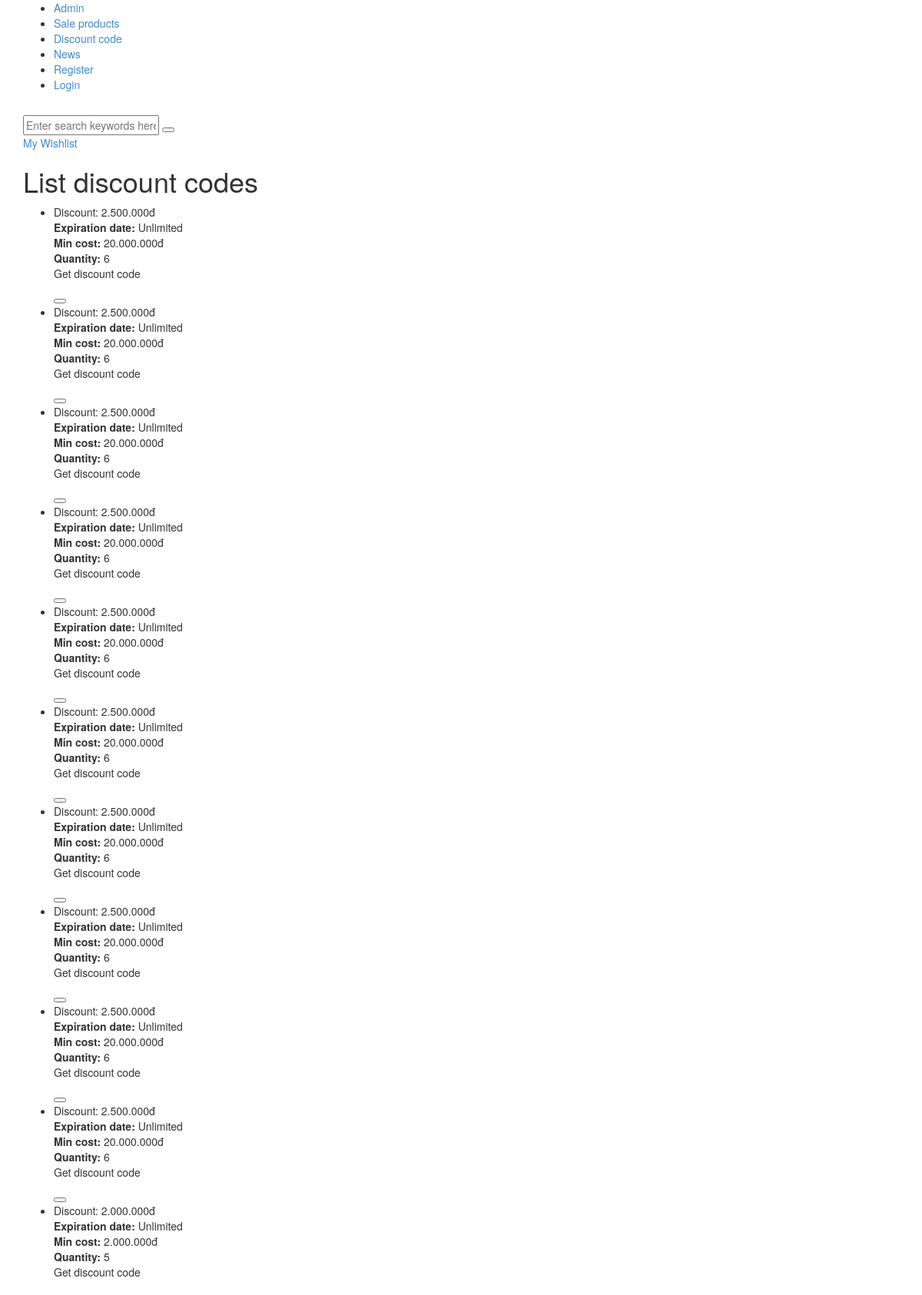
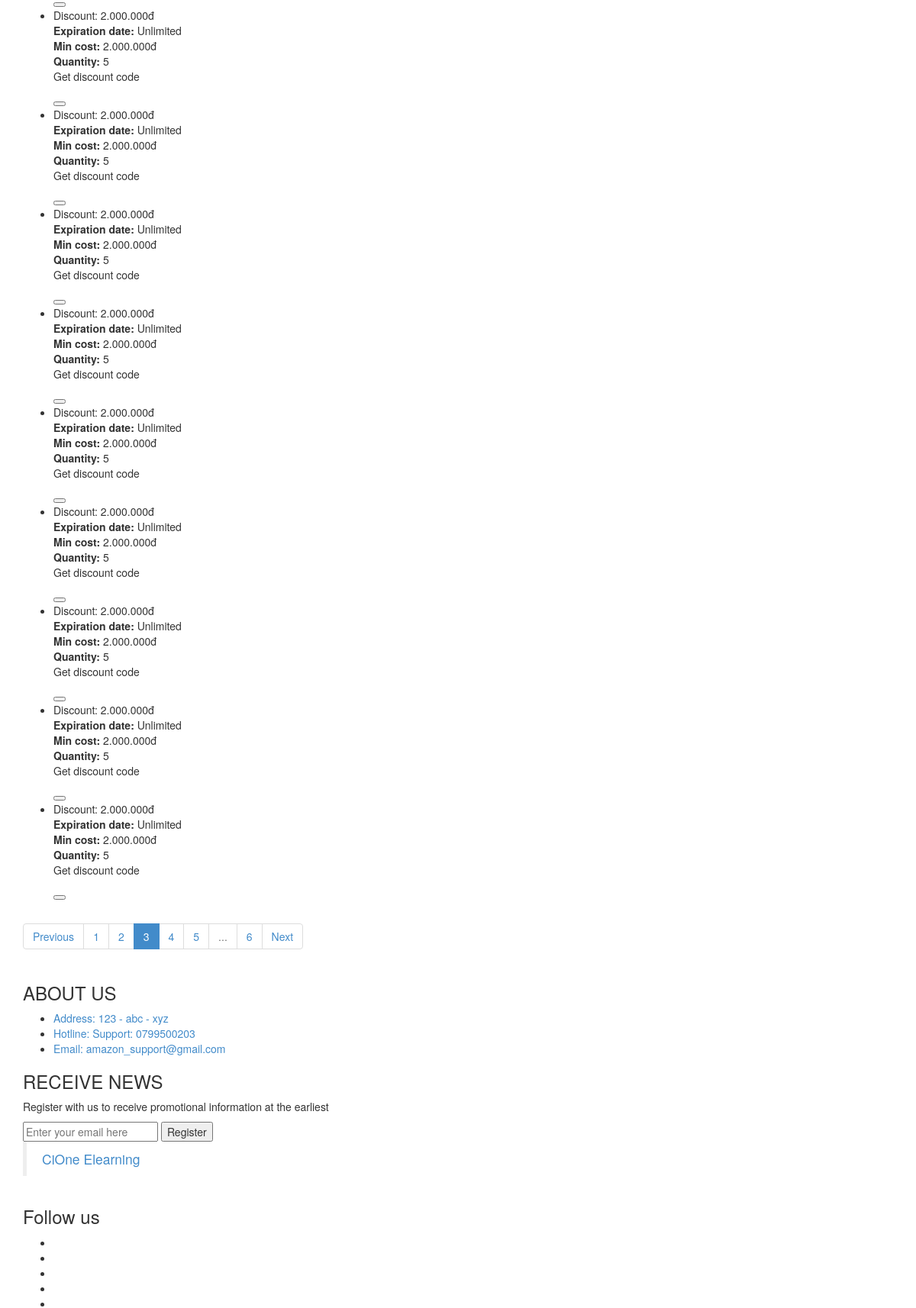
/voucher/3 (upper part), run on the app's committed database (2 pictures, top to bottom).
### tables this page shows
CREATE TABLE `discount_codes` (
  `voucher_code` varchar(25) NOT NULL,
  `active` tinyint(1) NOT NULL,
  `min_basket_cost` int(11) NOT NULL,
  `discount_operation` enum('-','%','s') NOT NULL,
  `discount_amount` int(11) NOT NULL,
  `num_vouchers` int(11) NOT NULL DEFAULT -1,
  `expiry` timestamp NULL DEFAULT NULL
);

### lib/database.inc.php (called while the page is built, shortened)
<?php
function db_query($query_string)
{
       global $dbc;
       $result = mysqli_query($dbc, $query_string);
       return $result;
}
function db_fetch_array($query)
{
       $result = array();
       $mysqli_result = db_query($query);
       while ($row = mysqli_fetch_assoc($mysqli_result)) {
              $result[] = $row;
       }
       return $result;
}

### lib/product_functions.inc.php (called while the page is built, shortened)
<?php
function currency_format($number, $unit = 'đ')
{
       return number_format($number, 0, ',', '.') . $unit;
}

### view/discount_code/list_discount_codes.php (the view, shortened to what this page needs)
<div id='content' class="clearfix">
    <div class='section discount-code'>
        <div class="section-head">
            <h1>List discount codes</h1>
        </div>
        <div class='section-detail'>
                <ul id='list-code'>
                    <?php
                    foreach ($list_discount_code as $item) {
                    ?>
                        <li class='item'>
                            <div class="short-name">
                                <?php
                                if ($item['discount_operation'] == '%') {
                                    echo 'Discount: ' . $item['discount_amount'] . '%';
                                } elseif ($item['discount_operation'] == '-') {
                                    echo 'Discount: ' . currency_format($item['discount_amount']);
                                }
                                ?>
                            </div>
                            <?php
                            if (!empty($item['expiry'])) {
                            ?>
                                <div><b>Expiration date:</b> <?php echo date_formate($item['expiry']) ?></div>
                            <?php
                            } else {
                            ?>
                                <div><b>Expiration date:</b> Unlimited</div>
                            <?php
                            }
                            ?>
                            <div><b>Min cost:</b> <?php echo currency_format($item['min_basket_cost']) ?></div>
                            <div><b>Quantity:</b> <?php echo $item['num_vouchers'] ?></div>
                            <div class="clearfix">
                                <p class="code-text float-left">Get discount code</p>
                                <button class="code-icon float-right" data-code="<?php echo $item['voucher_code'] ?>"><i class="far fa-cut"></i></button>
                            </div>
                        </li>
                    <?php
                    }
                    ?>
                </ul>
        </div>
    </div>
</div>

### data on the page
discount_codes: discount_amount "2.500.000đ", shows "Expiration date:", min_basket_cost "20.000.000đ", num_vouchers "6"
discount_codes: discount_amount "2.500.000đ", shows "Expiration date:", min_basket_cost "20.000.000đ", num_vouchers "6"
discount_codes: discount_amount "2.500.000đ", shows "Expiration date:", min_basket_cost "20.000.000đ", num_vouchers "6"
discount_codes: discount_amount "2.500.000đ", shows "Expiration date:", min_basket_cost "20.000.000đ", num_vouchers "6"
discount_codes: discount_amount "2.500.000đ", shows "Expiration date:", min_basket_cost "20.000.000đ", num_vouchers "6"
discount_codes: discount_amount "2.500.000đ", shows "Expiration date:", min_basket_cost "20.000.000đ", num_vouchers "6"
discount_codes: discount_amount "2.500.000đ", shows "Expiration date:", min_basket_cost "20.000.000đ", num_vouchers "6"
discount_codes: discount_amount "2.500.000đ", shows "Expiration date:", min_basket_cost "20.000.000đ", num_vouchers "6"
discount_codes: discount_amount "2.500.000đ", shows "Expiration date:", min_basket_cost "20.000.000đ", num_vouchers "6"
discount_codes: discount_amount "2.500.000đ", shows "Expiration date:", min_basket_cost "20.000.000đ", num_vouchers "6"
discount_codes: discount_amount "2.000.000đ", shows "Expiration date:", min_basket_cost "2.000.000đ", num_vouchers "5"
discount_codes: discount_amount "2.000.000đ", shows "Expiration date:", min_basket_cost "2.000.000đ", num_vouchers "5"
discount_codes: discount_amount "2.000.000đ", shows "Expiration date:", min_basket_cost "2.000.000đ", num_vouchers "5"
discount_codes: discount_amount "2.000.000đ", shows "Expiration date:", min_basket_cost "2.000.000đ", num_vouchers "5"
discount_codes: discount_amount "2.000.000đ", shows "Expiration date:", min_basket_cost "2.000.000đ", num_vouchers "5"
discount_codes: discount_amount "2.000.000đ", shows "Expiration date:", min_basket_cost "2.000.000đ", num_vouchers "5"
discount_codes: discount_amount "2.000.000đ", shows "Expiration date:", min_basket_cost "2.000.000đ", num_vouchers "5"
discount_codes: discount_amount "2.000.000đ", shows "Expiration date:", min_basket_cost "2.000.000đ", num_vouchers "5"
discount_codes: discount_amount "2.000.000đ", shows "Expiration date:", min_basket_cost "2.000.000đ", num_vouchers "5"
discount_codes: discount_amount "2.000.000đ", shows "Expiration date:", min_basket_cost "2.000.000đ", num_vouchers "5"

### other printed values
$k "News"
$k "Register"
$page_array[$i] "1"
$page_array[$i] "2"
$page_array[$i] "3"
$page_array[$i] "4"
$page_array[$i] "5"
$page_array[$i] "6"
